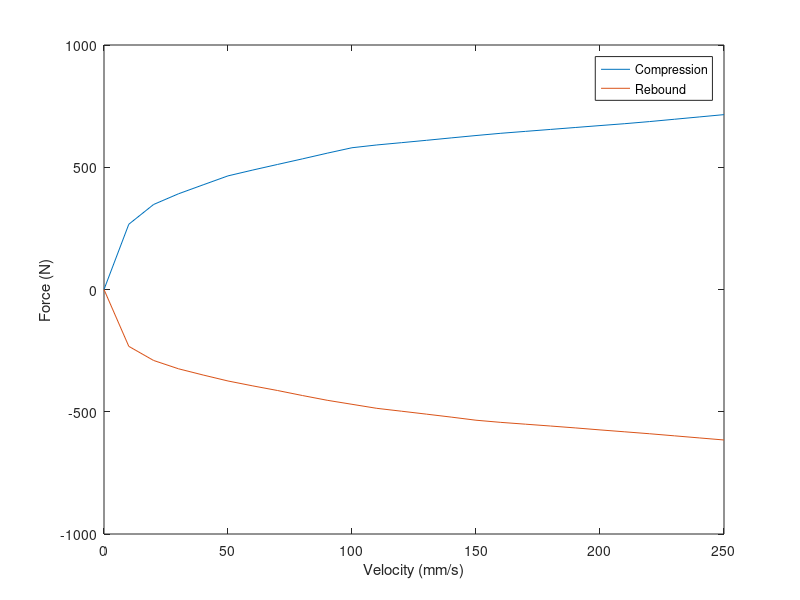

The MATLAB script that drew this image:
VEL = [0 10 20 30 40 50 60 70 80 90 100 110 120 130 140 150 160 170 180 190 200 210 220 230 240 250];

FORCE_COMP_FRONT = [0,266.907,347.769,391.315,428.215,464.746,488.642,511.53,534.269,557.547,579.819,591.2,600.593,610.17,620.067,629.761,638.914,646.8,654.686,662.572,670.458,678.211,686.843,696.301,705.759,715.218];

FORCE_REB_FRONT = [0,-232.487,-290.239,-324.172,-349.805,-374.158,-394.209,-413.159,-433.588,-453.067,-469.533,-485.999,-497.792,-509.725,-521.864,-534.617,-543.42,-550.862,-558.305,-566.015,-574.208,-582.04,-589.937,-598.443,-606.955,-615.468,];

FORCE_COMP_REAR = [0,266.907,347.769,391.315,428.215,464.746,488.642,511.53,534.269,557.547,579.819,591.2,600.593,610.17,620.067,629.761,638.914,646.8,654.686,662.572,670.458,678.211,686.843,696.301,705.759,715.218,];

FORCE_REB_REAR = [0,-232.487,-290.239,-324.172,-349.805,-374.158,-394.209,-413.159,-433.588,-453.067,-469.533,-485.999,-497.792,-509.725,-521.864,-534.617,-543.42,-550.862,-558.305,-566.015,-574.208,-582.04,-589.937,-598.443,-606.955,-615.468,];


plot(VEL, FORCE_COMP_FRONT)
hold on
plot(VEL, FORCE_REB_FRONT)
legend('Compression', 'Rebound')
xlabel('Velocity (mm/s)')
ylabel('Force (N)')